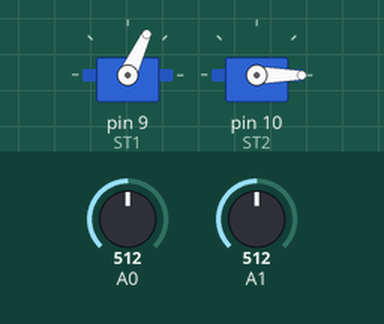
Recording of a sketch running on a simulated Arduino Uno, built with avr-gcc and run on an emulated ATmega328P. Parts: 2 × servo. The inputs (shaded band) are chosen by the test bench; at power-on: A0 = 512, A1 = 512. What the sketch prints to the serial monitor is not drawn.

Above: at 1.2 s.
1.3 s: A0 set to 716
At 3.4 s:
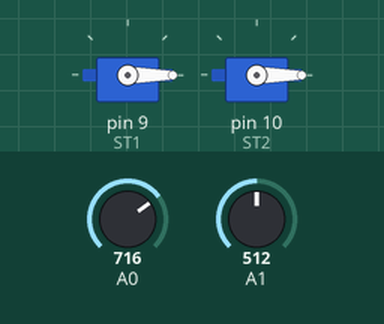
4.3 s: A1 set to 900
At 6.75 s:
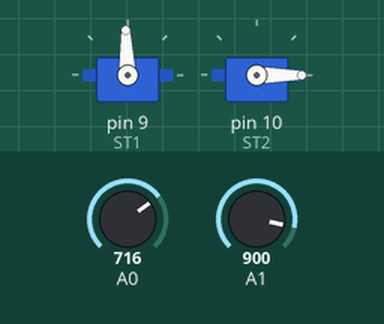
7.3 s: A1 set to 716
At 10.1 s:
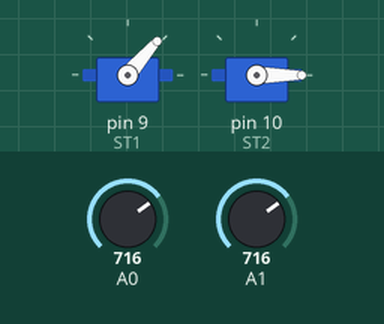
10.3 s: A0 set to 511
At 10.7 s:
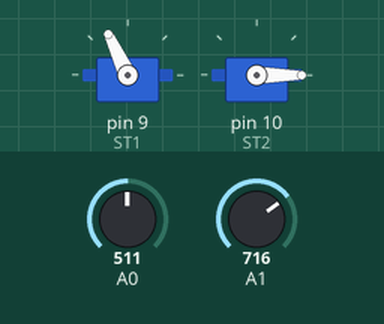
13.3 s: A0 set to 306
16.3 s: A1 set to 511
Timing chart, 0 to 20.3 s (numbered marks = the images above; inputs shaded):
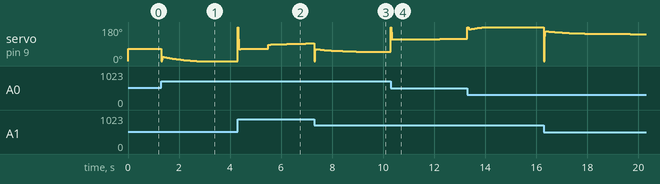

The sketch:

Pos_Test_V2.ino
```cpp
#include <Servo.h>

Servo ST1;
Servo ST2;

volatile int val=0;
volatile int despos=0;
int despos_copy=0;
int val_copy=0;
float volts=0;
float ang=0;

float curr_err=0;
float one_err=0;
float two_err=0;
float one_out=0;
float two_out=0;
float angle=0;
float des_ang=0;
float curr_out=0;
int motor_out=0;
int motor_diff=0;

volatile int sweepcount=0;
int sweepcount_copy=0;


void setup() {
  //Set the nointerrupt call so that setting the registers isn't interrupted by the interrupt
  noInterrupts();
  //set timer0 interrupt every 2ms (500Hz)
  TCCR0A = 0; //Set the TCCR0A register to 0
  TCCR0B = 0;// same for TCCR0B
  TCNT0  = 0;//initialize counter value to 0
  //set compare match register for 500Hz increments
  OCR0A=124;
  // turn on CTC mode
  TCCR0A |= (1 << WGM01);
  // Set CS02 bit for 256 prescaler (that gives us 124 counts per interrupt to achieve 2ms interrupt)
  TCCR0B |= (1 << CS02);
  // enable timer compare interrupt
  TIMSK0 |= (1 << OCIE0A);
  interrupts();

  ST1.attach(9, 1000, 2000);
  ST2.attach(10, 1000, 2000);
  ST1.write(90);
  ST2.write(0);
  Serial.begin(9600);

}

void loop() {
  // put your main code here, to run repeatedly:

  noInterrupts();
  val_copy=val;
  despos_copy=despos;
//  sweepcount_copy=sweepcount;
  //val=0;
  interrupts();

  des_ang=((despos_copy/1023.0*5.0)-2.5)/5.0*3.1415926;

  two_err=one_err;
  one_err=curr_err;
  two_out=one_out;
  one_out=curr_out;


  volts=(val_copy*0.0049)-2.32+0.1;
  ang=volts/1.13;

  curr_err=des_ang-ang;
  curr_out= (1.662*one_out) - (0.6637*two_out) + (2.697*curr_err) - (5.255*one_err) + (2.559*two_err);

  motor_diff=curr_out*140;

  if (motor_diff>-25 && motor_diff<-3){
    motor_diff=-25;
  }

  if (motor_diff<25 && motor_diff>3){
    motor_diff=25;
  }

  motor_out=motor_diff+90;

  ST1.write(motor_out);
  ST2.write(0);

  Serial.println(motor_out);

//  if (sweepcount_copy>=2500){
//    if (des_ang==1.5){
//      des_ang=0;
//    }
//    else if (des_ang==0){
//      des_ang=1.5;
//    }
//
//    sweepcount=0;
//  }

}

ISR(TIMER0_COMPA_vect){//timer0 interrupt 500Hz and gets pot reading
  val=analogRead(0);
  despos=analogRead(1);
//  sweepcount++;
}

//void ReadSensors(void)
//{
//  val=analogRead(0);
//}
```
